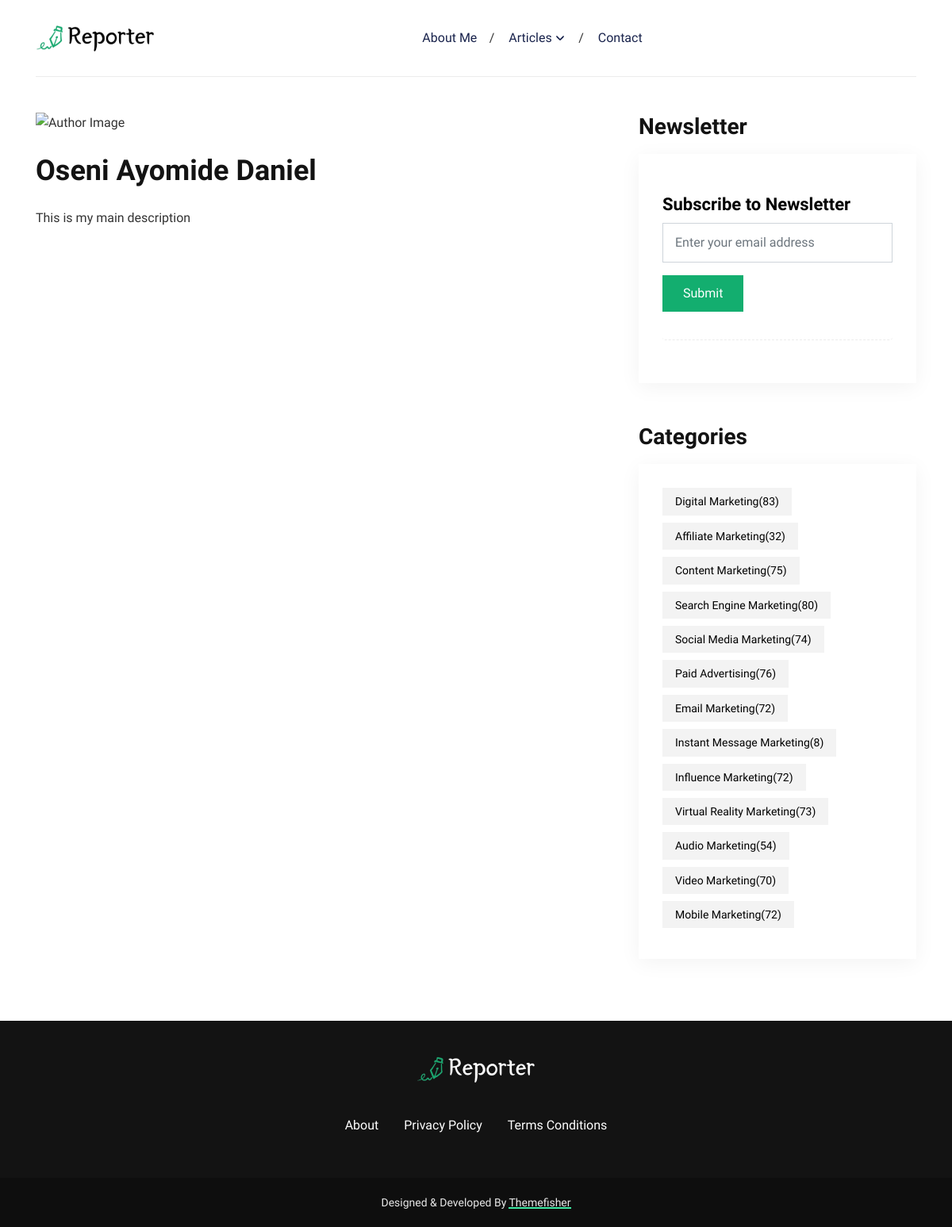
The page /about/ on the database its author committed.
### blog/models.py (models this page shows, shortened)
class Account(models.Model):
    user = models.OneToOneField(User, related_name="account", on_delete=models.CASCADE)
    description = models.TextField(blank=True, null=True)
    image = models.ImageField(blank=True, upload_to="profile/")
    tel = PhoneNumberField(max_length=20, blank=True, null=True)
    contact_intro = models.CharField(max_length=200, blank=True, null=True)
    address = models.CharField(max_length=250, blank=True, null=True)
    meta_keywords = models.CharField(max_length=255, blank=True, null=True)
    meta_description = models.TextField(null=True, blank=True)
    meta_author = models.CharField(max_length=255, blank=True, null=True)

class Category(models.Model):
    name = models.CharField(max_length=200)
    rss = models.URLField(null=True, blank=True)
    slug = models.SlugField(max_length=250, null=True, blank=True, db_index=True)
    is_active = models.BooleanField(default=True, db_index=True)
    class Meta:
        verbose_name = "Category"
        verbose_name_plural = "Categories"
    def get_absolute_url(self):
        return reverse(
            "blog:category",
            args=[
                self.slug,
            ],
        )

### newsletter/models.py (models this page shows, shortened)
class Newsletter(models.Model):
    uuid = models.UUIDField(default=uuid.uuid4, editable=False, primary_key=True)
    email = models.EmailField(max_length = 254, unique=True, error_messages={"email": "Email already subscribed!"})
    is_active = models.BooleanField(default=True)
    created_at = models.DateTimeField(auto_now_add=True)

### blog/views.py (the view)
# urls.py: path("about/", views.about, name="about"),
def about(request):
    return render(request, "about.html")

### newsletter/forms.py
class NewsletterForm(forms.ModelForm):
    class Meta:
        model = Newsletter
        fields = ('email',)
    def __init__(self, *args, **kwargs):
        super().__init__(*args, **kwargs)
        self.fields['email'].widget.attrs.update({'class': 'form-control'})

### blog/context_processors.py (called while the page is built)
def blog(request):
    return {
        "categories": Category.objects.filter(is_active=True),
        "me": User.objects.prefetch_related("account").first()
    }

### newsletter/context_processors.py (called while the page is built)
def newsletter(request):
    return {
        "newsletter_form": NewsletterForm(),
    }

### templates/about.html (shortened to what this page needs)
{% extends "base.html" %} {% load static %}
{% block content %}
  <img
  loading="lazy" decoding="async" src="{% if me.account.image %}{{ me.account.image.url }}{% endif %}"
  class="img-fluid w-100 mb-4" alt="Author Image" />
  <h1 class="mb-4">{{ me.account.meta_author|title }}</h1>
  <div class="content">
    <p>{{ me.account.description }}</p>
  </div>
{% endblock %}

### templates/base.html (shortened to what this page needs)
{% load static %}
{% load widget_tweaks %}
<!DOCTYPE html>
<html lang="en-us">
<head>
	<link rel="stylesheet" href="{% static "plugins/bootstrap/bootstrap.min.css" %}">
	<link rel="stylesheet" href="{% static "css/style.css" %}">
</head>
<body>
<header class="navigation">
  <div class="container">
    <nav class="navbar navbar-expand-lg navbar-light px-0">
      <a class="navbar-brand order-1 py-0" href="{% url "blog:home" %}">
        <img loading="prelaod" decoding="async" class="img-fluid" src="{% static "images/logo.png" %}" alt="Reporter Hugo">
      </a>
      <div class="collapse navbar-collapse text-center order-lg-2 order-4" id="navigation">
        <ul class="navbar-nav mx-auto mt-3 mt-lg-0">
          <li class="nav-item"> <a class="nav-link" href="{% url "blog:about" %}">About Me</a>
          </li>
          <li class="nav-item dropdown"> <a class="nav-link dropdown-toggle" href="#" role="button"
              data-toggle="dropdown" aria-haspopup="true" aria-expanded="false">
              Articles
            </a>
          </li>
          <li class="nav-item"> <a class="nav-link" href="{% url 'blog:contact' %}">Contact</a>
          </li>
        </ul>
      </div>
    </nav>
  </div>
</header>
<main>
  {% if contact is True %}
    {% block section %}
    {% endblock %}
  {% else %}
    <section class="section">
      <div class="container">
        <div class="row no-gutters-lg">
          <div class="col-12">
          </div>
          <div class="col-lg-8 mb-5 mb-lg-0">
            {% block content %}
            {% endblock %}
          </div>
          <div class="col-lg-4">
            <div class="widget-blocks">
              <div class="row">
                <div class="col-lg-12 col-md-6">
                  <div class="widget">
                    <h2 class="section-title mb-3">Newsletter</h2>
                    <div class="widget-body">
                      <div class="widget-list">
                        <article class="card mb-4">
                          <div class="card-body px-0 pb-1" id="newsletter_temp">
                            {% include "newsletter/newsletter.html" %}
                          </div>
                        </article>
                      </div>
                    </div>
                  </div>
                </div>
                <div class="col-lg-12 col-md-6">
                  <div class="widget">
                    <h2 class="section-title mb-3">Categories</h2>
                    <div class="widget-body">
                      <ul class="widget-list">
                        {% for category in categories %}
                          <li><a href="{{ category.get_absolute_url }}">{{ category.name|title }}<span class="ml-auto">({{ category.posts.count }})</span></a></li>
                        {% endfor %}
                      </ul>
                    </div>
                  </div>
                </div>
              </div>
            </div>
          </div>
        </div>
      </div>
    </section>
  {% endif %}
</main>
<footer class="bg-dark mt-5">
  <div class="container section">
    <div class="row">
      <div class="col-lg-10 mx-auto text-center">
        <a class="d-inline-block mb-4 pb-2" href="{% url "blog:home" %}">
          <img loading="prelaod" decoding="async" class="img-fluid" src="{% static "images/logo-white.png" %}" alt="Reporter Hugo">
        </a>
        <ul class="p-0 d-flex navbar-footer mb-0 list-unstyled">
          <li class="nav-item my-0"> <a class="nav-link" href="{% url "blog:about" %}">About</a></li>
          <li class="nav-item my-0"> <a class="nav-link" href="{% url "blog:privacy-policy" %}">Privacy Policy</a></li>
          <li class="nav-item my-0"> <a class="nav-link" href="{% url "blog:terms-conditions" %}">Terms Conditions</a></li>
        </ul>
      </div>
    </div>
  </div>
  <div class="copyright bg-dark content">Designed &amp; Developed By <a href="https://themefisher.com/">Themefisher</a></div>
</footer>
</body>
</html>

### newsletter/templates/newsletter/newsletter.html (shortened to what this page needs)
{% load static %}
{% load widget_tweaks %}
<h3><a class="post-title post-title-sm">Subscribe to Newsletter</a></h3>
<form hx-post="{% url "newsletter:subscribe" %}" hx-trigger="click" hx-target="#newsletter_temp" hx-swap="innerHTML" >
  <div class="form-group">
    {% render_field newsletter_form.email placeholder="Enter your email address" %}
  </div>
  <div class="form-group">
    <input
      type="submit"
      class="btn btn-primary" />
  </div>
</form>

### static/css/style.css (style rules this page uses)
body { line-height: 1.6; font-family: "Work Sans", sans-serif; -webkit-font-smoothing: antialiased; font-size: 16px; color: #333; }
p { font-weight: 400; color: #333; font-size: 16px; line-height: 1.6; font-family: "Work Sans", sans-serif; }
h1, h2, h3, h4, h5, h6, .h1, .h2, .h3, .h4, .h5, .h6 { color: #131313; font-family: "Neuton", serif; font-weight: 700; line-height: 1.3; }
h1, .h1 { font-size: 36px; }
h2, .h2 { font-size: 28px; }
h3, .h3 { font-size: 22px; }
.btn { font-family: "Work Sans", sans-serif; font-weight: 500; text-transform: capitalize; padding: 10px 25px; border-radius: 0; border: 1px solid; position: relative; z-index: 1; transition: 0.2s ease; }
.btn-primary { background: #13AE6F; color: #fff; border-color: #13AE6F; }
body { background-color: #fff; overflow-x: hidden; }
img { vertical-align: middle; border: 0; max-width: 100%; height: auto; }
a, a:hover, a:focus { text-decoration: none; }
a, button, select { cursor: pointer; transition: 0.2s ease; }
.section { padding-top: 30px; padding-bottom: 30px; }
.section-title { position: relative; z-index: 1; margin-bottom: 15px; }
.section-title::before { position: absolute; height: 4px; width: 100%; content: ""; left: 0; top: 0; z-index: -1; }
.bg-dark { background-color: #131313 !important; }
@media screen and (min-width: 991px) and (max-width: 1200px) { .no-gutters-lg { margin-right: 0; margin-left: 0; } }
@media screen and (min-width: 991px) and (max-width: 1200px) { .no-gutters-lg > .col, .no-gutters-lg > [class*=col-] { padding-right: 0; padding-left: 0; } }
.navigation { background-color: transparent; }
.navigation .navbar { border-bottom: 1px solid #ececec; padding: 25px 0; }
.navigation .navbar-nav { flex-direction: row; }
.navigation .nav-item { margin: 0; position: relative; }
.navigation .nav-item::after { position: absolute; content: "/"; right: -2px; top: 50%; transform: translateY(-50%); }
.navigation .nav-item .nav-link { font-size: 16px; font-weight: 500; font-family: "Work Sans", sans-serif; text-transform: capitalize; line-height: 1; display: inline-block; }
.navigation .nav-item:last-child::after { display: none; }
.navigation .nav-item.dropdown .nav-link { position: relative; padding-right: 38px !important; }
.navigation .nav-item.dropdown .nav-link::after { display: none; }
.navigation .nav-item.dropdown .nav-link::before { position: absolute; right: 24px; top: calc(50% - 6px); display: inline-block; vertical-align: 0.255em; content: ""; height: 8px; width: 8px; border: 2px solid; border-left: 0; border-top: 0; border-color: inherit; border-radius: 2px; transform: rotate(45deg); transition: 0s; }
.navigation .navbar-light .navbar-nav .nav-link { color: #19234C; font-weight: 500; padding: 15px 20px; }
.navbar-footer { justify-content: center; flex-wrap: wrap; }
.navbar-footer .nav-item { margin: 10px 0; }
.navbar-footer .nav-item .nav-link { color: #fff; }
.card { border: 0; position: relative; }
.post-title { color: #000; display: inline; text-decoration: none; background-image: linear-gradient(#3deaa4, #3deaa4); background-position: 0% 80%; background-repeat: no-repeat; background-size: 0% 8px; transition: background-size 0.3s; }
.post-title-sm { background-size: 0% 3px; }
.content * { margin-bottom: 5px; }
.content a { color: inherit !important; display: inline; text-decoration: none; background-image: linear-gradient(#3deaa4, #3deaa4); background-position: 0% 110%; background-repeat: no-repeat; background-size: 100% 3px; transition: 0.3s; }
.widget-blocks { padding-left: 20px; }
.widget-blocks .row > .col:last-child .widget, .widget-blocks .row > [class*=col-]:last-child .widget { margin-bottom: 0 !important; }
.widget { margin-bottom: 50px; }
.widget-body { padding: 30px; background-color: #fff; border-radius: 0; box-shadow: 0 5px 25px rgba(0, 0, 0, 0.05); }
.widget-list { list-style: none; padding: 0; margin: 0; }
.widget-list .card { border-bottom: 1px dashed #ececec; padding-bottom: 15px; }
.widget-list li { display: inline-block; }
.widget-list li a { background-color: rgba(19, 19, 19, 0.05); color: black; text-transform: capitalize; padding: 6px 16px; margin-bottom: 9px; margin-right: 9px; display: block; font-size: 14px; border-radius: 0; }
.copyright { background-color: #0e0e0e !important; color: #e8e8e8; padding: 20px 0; font-size: 14px; text-align: center; }
footer .section { padding: 45px 0; }
.form-control { border-radius: 0; min-height: 50px; padding: 10px 15px; }

### rows shown on the page
Category: name "Digital Marketing", posts.count "83"
Category: name "Affiliate Marketing", posts.count "32"
Category: name "Content Marketing", posts.count "75"
Category: name "Search Engine Marketing", posts.count "80"
Category: name "Social Media Marketing", posts.count "74"
Category: name "Paid Advertising", posts.count "76"
Category: name "Email Marketing", posts.count "72"
Category: name "Instant Message Marketing", posts.count "8"
Category: name "Influence Marketing", posts.count "72"
Category: name "Virtual Reality Marketing", posts.count "73"
Category: name "Audio Marketing", posts.count "54"
Category: name "Video Marketing", posts.count "70"
Category: name "Mobile Marketing", posts.count "72"

### other values the page prints
{{ me.account.meta_author|title }} "Oseni Ayomide Daniel"
{{ me.account.description }} "This is my main description"
